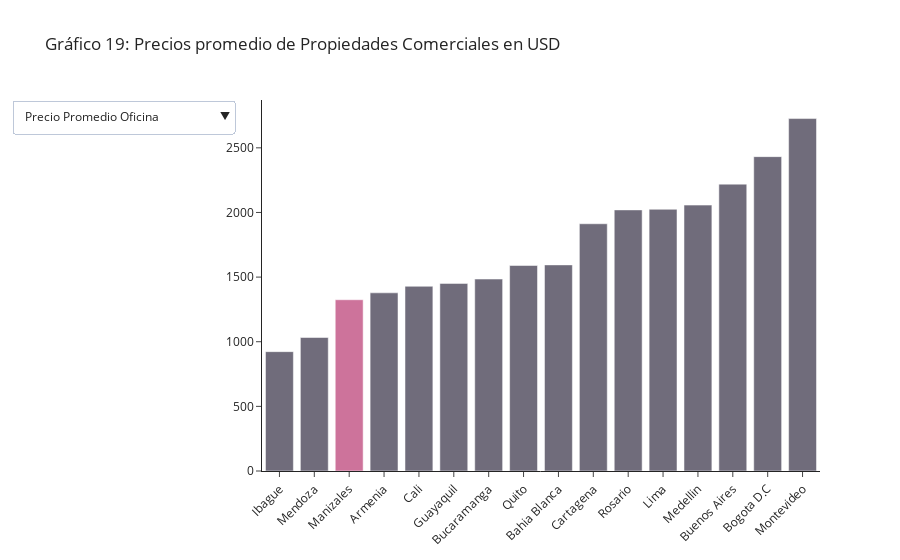

Here is the notebook cell this chart was saved with:
### Code cell
fig = go.Figure(data=[go.Bar( x=df1['City'], y=df1['price m2'] , marker={'color': color2})
                     ])

updatemenus = [
    {
        'buttons': [
            {
                'method': 'update',
                'label': 'Precio Promedio Depósito',
                'args': [
                    {'y': [df1['price m2']],
                     'x': [df1['City']],
                     'marker':[{'color': color2}]
                    },  
                ]
            },
            {
                'method': 'update',
                'label': 'Precio Promedio Local comercial',
                'args': [
                    {'y': [df2['price m2']],
                     'x': [df2['City']],
                     'marker':[{'color': color4}]
                    },
                ]
            },
            {
                'method': 'update',
                'label': 'Precio Promedio Oficina',
                'args': [
                    {'y': [df3['price m2']],
                     'x': [df3['City']],
                     'marker':[{'color': color6}]
                    },
                ]
            }
        ],
        'direction': 'down',
        'showactive': True,
    }
]

fig.update_layout(template="simple_white" , updatemenus=updatemenus , title_text='Gráfico 19: Precios promedio de Propiedades Comerciales en USD' , xaxis={'tickangle':-45})
fig.update_traces(marker_line_width=1.5, opacity=0.6)

fig.show()
fig.write_html("informe/images/prope.html",full_html=False,include_plotlyjs='cdn')

### Figure 1 — Plotly figure (JSON) as saved in the notebook; plotly's stock layout.template omitted (floating-point values rounded to 4 significant figures)
{"data": [{"marker": {"color": ["#120c25", "#120c25", "#ac1759", "#120c25", "#120c25", "#120c25", "#120c25", "#120c25", "#120c25", "#120c25", "#120c25", "#120c25", "#120c25", "#120c25", "#120c25", "#120c25"]}, "opacity": 0.6, "type": "bar", "x": ["Ibague", "Mendoza", "Manizales", "Armenia", "Cali", "Guayaquil", "Bucaramanga", "Quito", "Bahia Blanca", "Cartagena", "Rosario", "Lima", "Medellin", "Buenos Aires", "Bogota D.C", "Montevideo"], "y": [923.3, 1033.0, 1325.0, 1378.0, 1429.0, 1451.0, 1485.0, 1590.0, 1594.0, 1913.0, 2020.0, 2024.0, 2057.0, 2219.0, 2432.0, 2726.0]}], "layout": {"autosize": true, "title": {"text": "Gráfico 19: Precios promedio de Propiedades Comerciales en USD"}, "updatemenus": [{"active": 2, "buttons": [{"args": [{"marker": [{"color": ["#35183d", "#35183d", "#35183d", "#35183d", "#35183d", "#35183d", "#35183d", "#35183d", "#35183d", "#35183d", "#35183d", "#35183d"]}], "x": [["Cali", "Bahia Blanca", "Guayaquil", "Rosario", "Quito", "Mendoza", "Bogota D.C", "Medellin", "Ibague", "Buenos Aires", "Lima", "Montevideo"]], "y": [[5.425, 75.69, 462.4, 476.6, 533.3, 638.3, 828.4, 902.1, 1070.0, 1131.0, 3138.0, 8653.0]]}], "label": "Precio Promedio Depósito", "method": "update"}, {"args": [{"marker": [{"color": ["#5a1e50", "#5a1e50", "#5a1e50", "#ac1759", "#5a1e50", "#5a1e50", "#5a1e50", "#5a1e50", "#5a1e50", "#5a1e50", "#5a1e50", "#5a1e50", "#5a1e50", "#5a1e50", "#5a1e50", "#5a1e50"]}], "x": [["Quito", "Mendoza", "Armenia", "Manizales", "Bucaramanga", "Cartagena", "Bahia Blanca", "Rosario", "Medellin", "Buenos Aires", "Lima", "Monteria", "Montevideo", "Ibague", "Bogota D.C", "Cali"]], "y": [[1098.0, 1251.0, 1271.0, 1347.0, 1457.0, 1797.0, 1923.0, 1953.0, 2511.0, 2846.0, 3264.0, 3433.0, 3597.0, 3981.0, 4310.0, 18180.0]]}], "label": "Precio Promedio Local comercial", "method": "update"}, {"args": [{"marker": [{"color": ["#120c25", "#120c25", "#ac1759", "#120c25", "#120c25", "#120c25", "#120c25", "#120c25", "#120c25", "#120c25", "#120c25", "#120c25", "#120c25", "#120c25", "#120c25", "#120c25"]}], "x": [["Ibague", "Mendoza", "Manizales", "Armenia", "Cali", "Guayaquil", "Bucaramanga", "Quito", "Bahia Blanca", "Cartagena", "Rosario", "Lima", "Medellin", "Buenos Aires", "Bogota D.C", "Montevideo"]], "y": [[923.3, 1033.0, 1325.0, 1378.0, 1429.0, 1451.0, 1485.0, 1590.0, 1594.0, 1913.0, 2020.0, 2024.0, 2057.0, 2219.0, 2432.0, 2726.0]]}], "label": "Precio Promedio Oficina", "method": "update"}], "direction": "down", "showactive": true}], "xaxis": {"autorange": true, "range": [-0.5, 15.5], "tickangle": -45, "type": "category"}, "yaxis": {"autorange": true, "range": [0, 2870.0], "type": "linear"}}}
